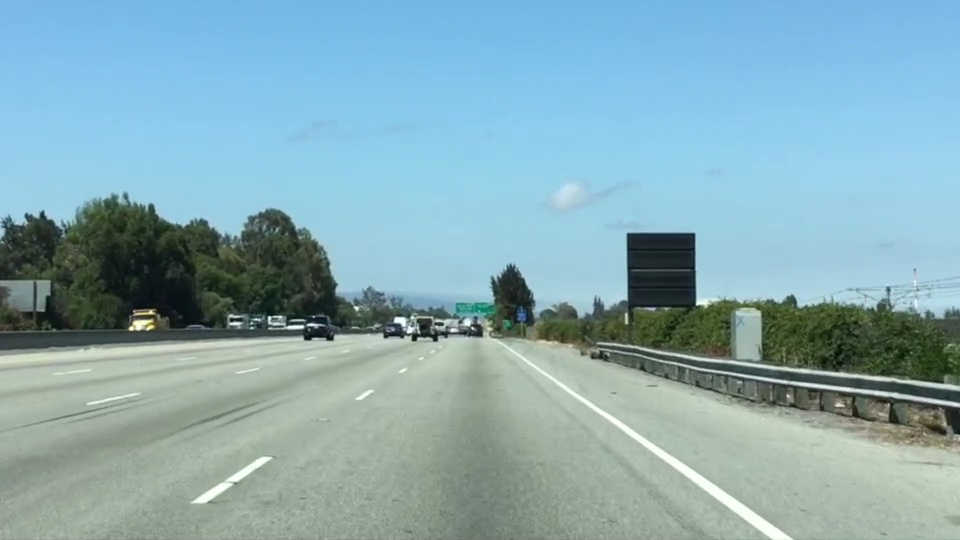
#> input picture test.jpg, 960 x 540 px
$ python color_region_select.py
#> lines starting #> are read from the running program, lines starting #| are printed output that depends on the picture; after the words box and inside, x2 and y2 are one past the last pixel; in counts of white or black regions, pixels touching at a corner belong together
import matplotlib.pyplot as plt
import matplotlib.image as mpimg
import numpy as np

# Read in the image
image = mpimg.imread('test.jpg')
#> image is the input picture: shape (540, 960, 3); mean R, G, B 135.5, 171.1, 179.2

ysize = image.shape[0]
#> ysize = 540
xsize = image.shape[1]
#> xsize = 960
color_select= np.copy(image)
line_image = np.copy(image)

# Define our color criteria
red_threshold = 0
green_threshold = 0
blue_threshold = 0
rgb_threshold = [red_threshold, green_threshold, blue_threshold]

left_bottom = [130, 539]
right_bottom = [800, 539]
apex = [470, 320]

fit_left = np.polyfit((left_bottom[0], apex[0]), (left_bottom[1], apex[1]), 1)
fit_right = np.polyfit((right_bottom[0], apex[0]), (right_bottom[1], apex[1]), 1)
fit_bottom = np.polyfit((left_bottom[0], right_bottom[0]), (left_bottom[1], right_bottom[1]), 1)

# Mask pixels below the threshold
color_thresholds = (image[:,:,0] < rgb_threshold[0]) | \
                    (image[:,:,1] < rgb_threshold[1]) | \
                    (image[:,:,2] < rgb_threshold[2])
#> color_thresholds: shape (540, 960) bool; every value is 0

# Find the region inside the lines
XX, YY = np.meshgrid(np.arange(0, xsize), np.arange(0, ysize))
region_thresholds = (YY > (XX*fit_left[0] + fit_left[1])) & \
                    (YY > (XX*fit_right[0] + fit_right[1])) & \
                    (YY < (XX*fit_bottom[0] + fit_bottom[1]))
# Mask color selection
color_select[color_thresholds] = [0,0,0]
# Find where image is both colored right and in the region
line_image[~color_thresholds & region_thresholds] = [255,0,0]
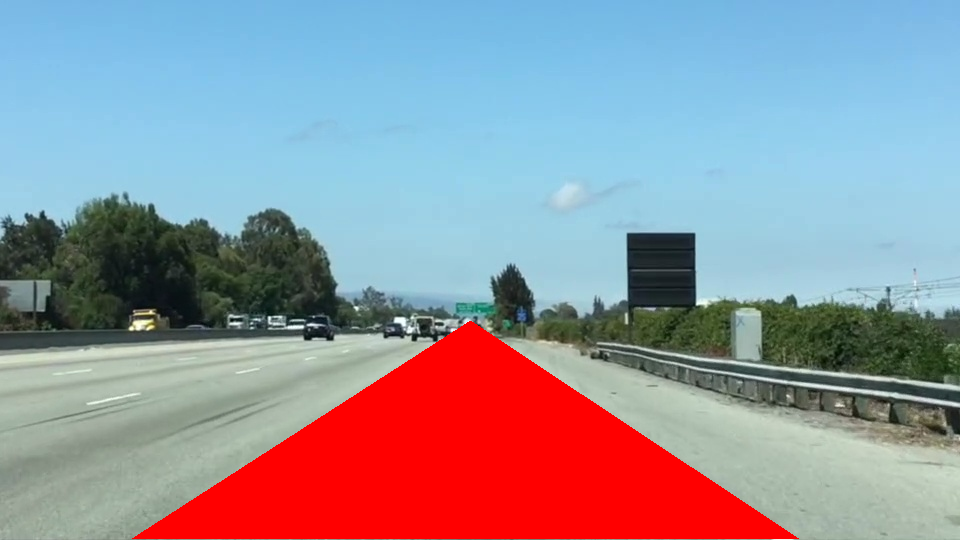
#> line_image: shape (540, 960, 3); 14.09% of pixels changed, all inside (x1, y1, x2, y2) = (132, 321, 799, 539)

# Display our two output images
plt.imshow(color_select)
plt.imshow(line_image)
plt.show()
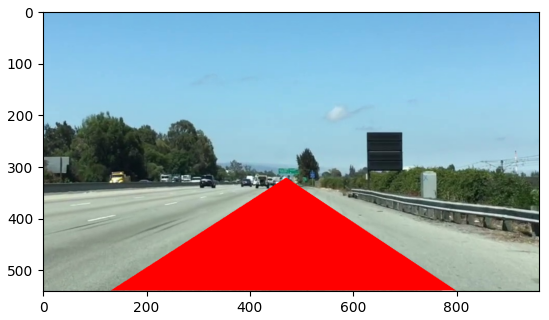
#> figure drawn by matplotlib, 1 panel
